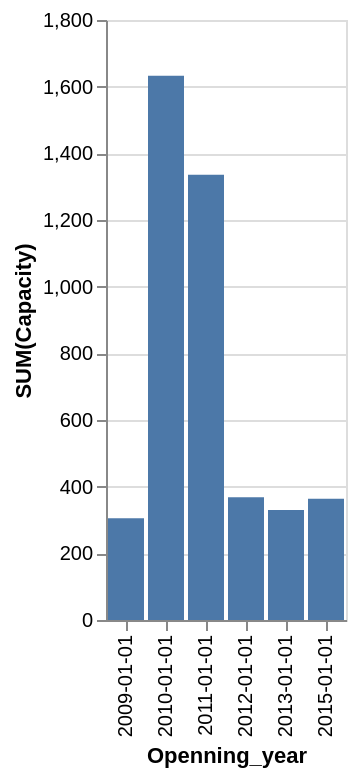

Write a Vega-Lite specification for this figure.
### Vega-Lite specification from a JSON file in a GitHub repository (floating-point values rounded to 4 significant figures)
{"data": {"values": [{"x_data": "2009-01-01", "y_data": 305}, {"x_data": "2010-01-01", "y_data": 1633}, {"x_data": "2011-01-01", "y_data": 1336}, {"x_data": "2012-01-01", "y_data": 368}, {"x_data": "2013-01-01", "y_data": 330}, {"x_data": "2015-01-01", "y_data": 364}]}, "mark": "bar", "encoding": {"x": {"field": "x_data", "type": "nominal", "title": "Openning_year", "sort": "ascending"}, "y": {"field": "y_data", "type": "quantitative", "title": "SUM(Capacity)"}}}
